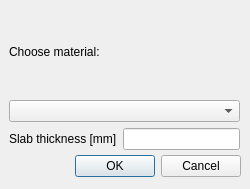
<?xml version="1.0" encoding="UTF-8"?>
<ui version="4.0">
 <class>slabSetPropertiesDialog</class>
 <widget class="QDialog" name="slabSetPropertiesDialog">
  <property name="geometry">
   <rect>
    <x>0</x>
    <y>0</y>
    <width>250</width>
    <height>189</height>
   </rect>
  </property>
  <property name="windowTitle">
   <string>Dialog</string>
  </property>
  <widget class="QDialogButtonBox" name="buttonBox">
   <property name="geometry">
    <rect>
     <x>60</x>
     <y>150</y>
     <width>181</width>
     <height>32</height>
    </rect>
   </property>
   <property name="orientation">
    <enum>Qt::Horizontal</enum>
   </property>
   <property name="standardButtons">
    <set>QDialogButtonBox::Cancel|QDialogButtonBox::Ok</set>
   </property>
  </widget>
  <widget class="QWidget" name="verticalLayoutWidget">
   <property name="geometry">
    <rect>
     <x>9</x>
     <y>9</y>
     <width>231</width>
     <height>141</height>
    </rect>
   </property>
   <layout class="QVBoxLayout" name="verticalLayout">
    <item>
     <widget class="QLabel" name="label">
      <property name="text">
       <string>Choose material:</string>
      </property>
     </widget>
    </item>
    <item>
     <widget class="QComboBox" name="materialComboBox"/>
    </item>
    <item>
     <layout class="QGridLayout" name="gridLayout">
      <item row="0" column="0">
       <widget class="QLabel" name="label_2">
        <property name="text">
         <string>Slab thickness [mm]</string>
        </property>
       </widget>
      </item>
      <item row="0" column="1">
       <widget class="QLineEdit" name="thicknessLineEdit"/>
      </item>
     </layout>
    </item>
   </layout>
  </widget>
 </widget>
 <resources/>
 <connections>
  <connection>
   <sender>buttonBox</sender>
   <signal>accepted()</signal>
   <receiver>slabSetPropertiesDialog</receiver>
   <slot>accept()</slot>
   <hints>
    <hint type="sourcelabel">
     <x>248</x>
     <y>254</y>
    </hint>
    <hint type="destinationlabel">
     <x>157</x>
     <y>274</y>
    </hint>
   </hints>
  </connection>
  <connection>
   <sender>buttonBox</sender>
   <signal>rejected()</signal>
   <receiver>slabSetPropertiesDialog</receiver>
   <slot>reject()</slot>
   <hints>
    <hint type="sourcelabel">
     <x>316</x>
     <y>260</y>
    </hint>
    <hint type="destinationlabel">
     <x>286</x>
     <y>274</y>
    </hint>
   </hints>
  </connection>
 </connections>
</ui>
